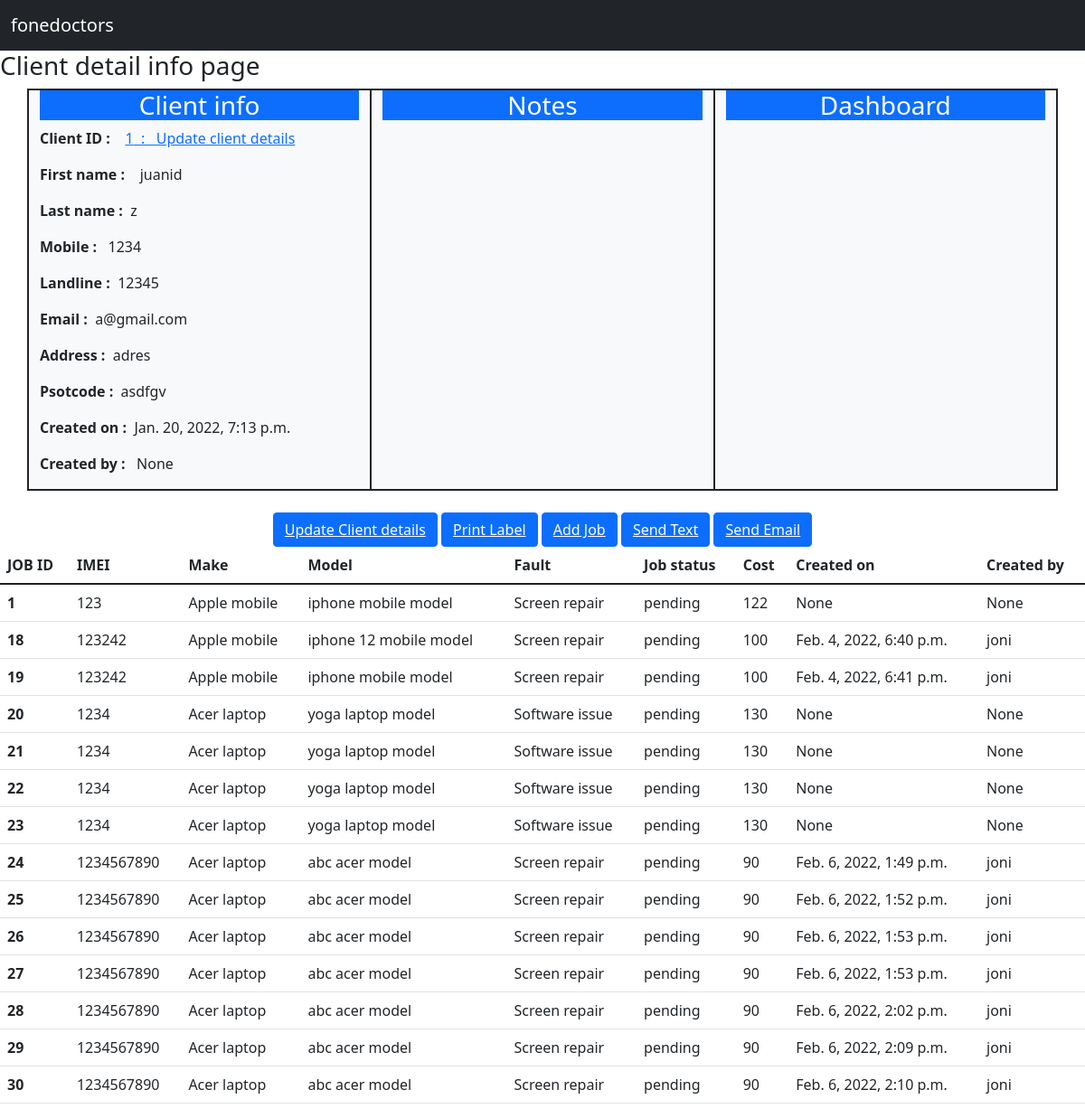
Before: /Client_detail_info/1 with the older database file.
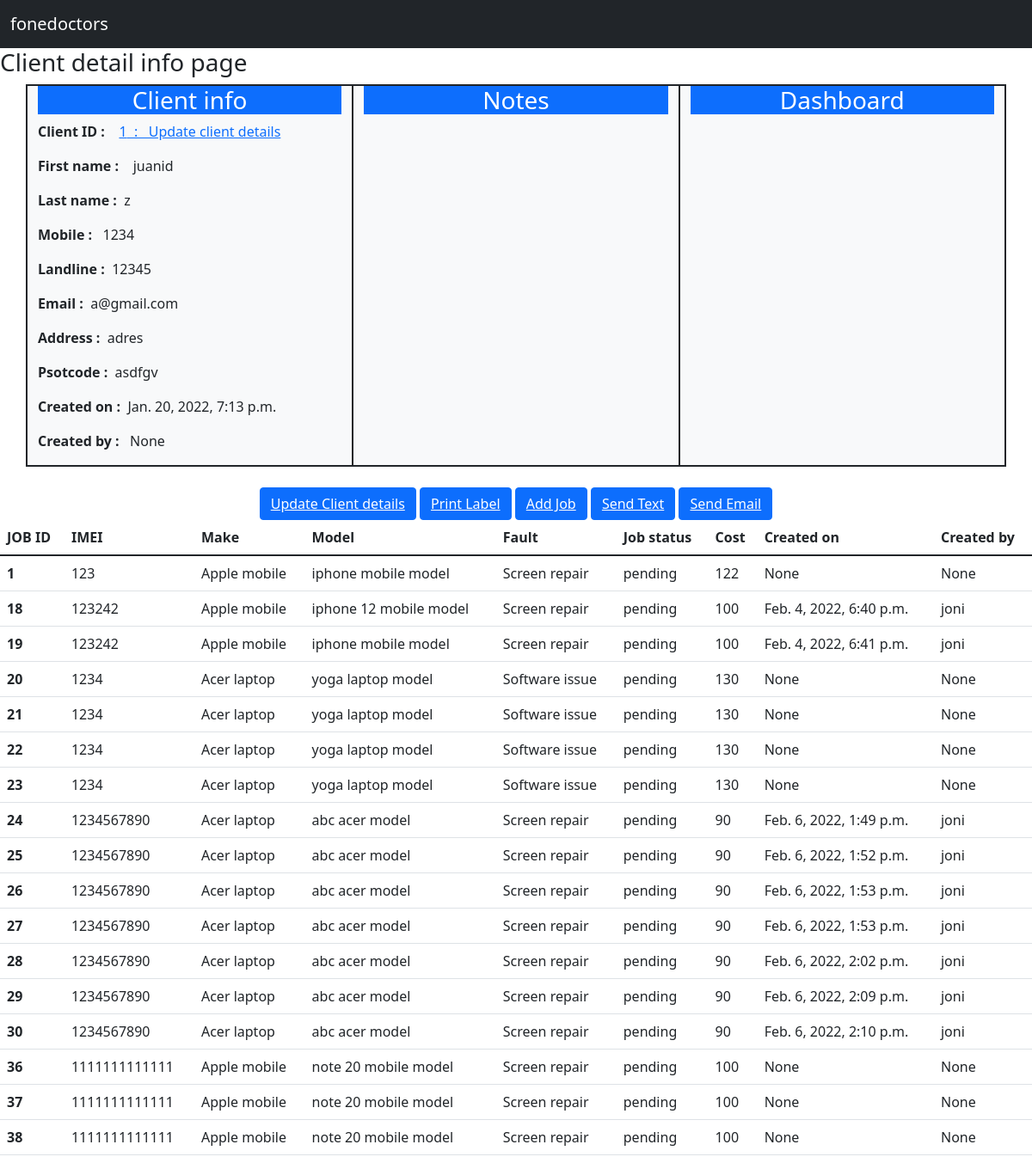
After: the same page with the newer database file.
### customer/models.py (models this page shows, shortened)
class Customer(models.Model):
    id = models.AutoField(primary_key=True)
    first_name = models.CharField(max_length=250)
    last_name = models.CharField(max_length=250)
    phone  = models.IntegerField()
    landline  = models.IntegerField()
    email = models.EmailField(max_length=250)
    address = models.CharField(max_length=250)
    postcode = models.CharField(max_length=250)
    created_date = models.DateTimeField(null=True, blank= True)#
    created_by = models.ForeignKey(User,on_delete=models.CASCADE, null=True, blank=True)

### Jobs/models.py (models this page shows, shortened)
class Jobs(models.Model):
    customer = models.ForeignKey(Customer,on_delete = models.CASCADE, related_name = 'job_customer')
    device =  models.ForeignKey(Devices,on_delete = models.CASCADE, related_name = 'job_device', null = True, blank=True)
    make = models.ForeignKey(Make,on_delete = models.CASCADE, related_name = 'job_make')
    model = models.ForeignKey(Model,on_delete = models.CASCADE, related_name = 'job_model')
    fault =  models.ForeignKey(Fault,on_delete = models.CASCADE, related_name = 'job_faults')
    description = models.TextField()
    imei = models.CharField(max_length=250)
    accessories = models.ForeignKey(Accessories,on_delete = models.CASCADE, related_name = 'job_acessories')
    sale_item = models.ForeignKey(Sale_item,on_delete = models.CASCADE, related_name = 'job_acessories')
    passcode = models.CharField(max_length=250)
    network = models.ForeignKey(Network,on_delete = models.CASCADE, related_name = 'job_network')
    cost = models.IntegerField()
    job_status = models.ForeignKey(Job_status,on_delete = models.CASCADE, related_name = 'job_job_status')
    collection_time = models.DateTimeField()
    payment_status = models.CharField(choices= PAYMENT_STATUS, max_length=250)
    created_date = models.DateTimeField(null=True, blank=True)
    created_by = models.ForeignKey(User, on_delete = models.CASCADE, null=True, blank=True)

class Make(models.Model):
    device = models.ForeignKey(Devices,on_delete=models.CASCADE, related_name='make_device')
    make = models.CharField(max_length=250)
    def __str__(self):
        return self.make

class Model(models.Model):
    make = models.ForeignKey(Make,on_delete=models.CASCADE)
    model = models.CharField(max_length=250)
    def __str__(self):
        return self.model

class Fault(models.Model):
    fault =  models.CharField(max_length=250)
    def __str__(self):
        return self.fault

class Job_status(models.Model):
    job_status =  models.CharField(max_length=250)
    def __str__(self):
        return self.job_status

### customer/views.py (the view)
# urls.py: path('Client_detail_info/<str:id>', views.Client_detail_info, name='Client_detail_info'),
def Client_detail_info(request,id):
    customer = Customer.objects.get(id=id)
    jobs = Jobs.objects.filter(customer=customer)#first cusomer is field/column from job models and 2 customer is variable from  line 46
    context = {'customer_context':customer, 'jobs_context':jobs}
    return render(request, 'Client_detail_info.html',context)

### templates/Client_detail_info.html
{% extends 'base.html' %}
{% block content %}
<h3>Client detail info page </h3>
<div class="container border border-dark">
  <div class="row">
    <div class="col border border-dark bg-light" >
      <h3 class="text-white bg-primary text-center">Client info</h3>
       <p><strong>Client ID : </strong>&nbsp;&nbsp; <a href="{% url 'update_client_details' customer_context.id %}">{{customer_context.id}}&nbsp;&nbsp;:&nbsp;&nbsp;  Update client details</a> </p>
      <p><strong>First name : </strong>&nbsp;&nbsp; {{customer_context.first_name}}</p>
      <p><strong> Last name :</strong>&nbsp;&nbsp;{{customer_context.last_name}}</p>
      <p><strong>Mobile     :</strong> &nbsp;&nbsp;{{customer_context.phone}}</p>
      <p><strong> Landline  :</strong>&nbsp;&nbsp;{{customer_context.landline}}</p>
      <p><strong> Email     :</strong>&nbsp;&nbsp;{{customer_context.email}}</p>
      <p><strong> Address   :</strong>&nbsp;&nbsp;{{customer_context.address}}</p>
      <p><strong> Psotcode  :</strong>&nbsp;&nbsp;{{customer_context.postcode}}</p>
      <p><strong>Created on :</strong>&nbsp;&nbsp;{{customer_context.created_date}}</p>
      <p><strong>Created by :</strong>&nbsp;&nbsp; {{customer_context.created_by}}</p>
    </div>
    <div class="col border border-dark bg-light" >
      <h3 class="text-white bg-primary text-center">Notes</h3>
    </div>
    <div class="col border border-dark bg-light" >
      <h3 class="text-white bg-primary text-center">Dashboard</h3>
    </div>
  </div>
</div>
<br>
<center><button  type="button" class="btn btn-primary"> <a class="text-white" href="{% url 'update_client_details' customer_context.id %}">Update Client details</a></button>
  <button type="button" class="btn btn-primary"> <a class="text-white" href="#">Print Label</a></button>
  <button type="button" class="btn btn-primary"> <a class="text-white" href="{% url 'add_direct_job' customer_context.id %}">Add Job</a></button>
  <button type="button" class="btn btn-primary"> <a class="text-white" href="#">Send Text</a></button>
  <button type="button" class="btn btn-primary"> <a class="text-white" href="#">Send Email</a></button>
</center>
    <table class="table table-hover">
      <thead>
        <tr>
          <th scope="col">JOB ID</th>
          <th scope="col">IMEI</th>
          <th scope="col">Make</th>
          <th scope="col">Model</th>
          <th scope="col">Fault</th>
          <th scope="col">Job status</th>
          <th scope="col">Cost</th>
          <th scope="col">Created on</th>
          <th scope="col">Created by </th>
        </tr>
      </thead>
      <tbody>
      {% for jobs_context in jobs_context %}
         <tr>
          <th>{{jobs_context.id}}</th>
          <td>{{jobs_context.imei}}</td>
          <td>{{jobs_context.make}}</td>
          <td>{{jobs_context.model}}</td>
          <td>{{jobs_context.fault}}</td>
          <td>{{jobs_context.job_status}}</td>
          <td>{{jobs_context.cost}}</td>
          <td>{{jobs_context.created_date}}</td>
          <td>{{jobs_context.created_by}}</td>
        </tr>
        {% endfor %}
      </tbody>
    </table>
{% endblock %}

### templates/base.html (shortened to what this page needs)
<!doctype html>
{% load static %}
<html lang="en">
  <head>
    <link href="https://cdn.jsdelivr.net/npm/bootstrap@5.1.3/dist/css/bootstrap.min.css" rel="stylesheet">
  </head>
  <body>
   {% include 'includes/header.html' %}
   {% block content %} {% endblock %}
  </body>
</html>

### templates/includes/header.html (shortened to what this page needs)
<nav class="navbar navbar-expand-lg navbar-dark bg-dark">
    <div class="container-fluid">
      <a class="navbar-brand" href="{% url 'dashboard' %}">fonedoctors</a>
    </div>
  </nav>

Changed rows visible on the page:
added Jobs: id "36", imei "1111111111111", make "Apple mobile", model "note 20 mobile model", fault "Screen repair", job_status "pending", cost "100", created_date "None", created_by "None"
added Jobs: id "37", imei "1111111111111", make "Apple mobile", model "note 20 mobile model", fault "Screen repair", job_status "pending", cost "100", created_date "None", created_by "None"
added Jobs: id "38", imei "1111111111111", make "Apple mobile", model "note 20 mobile model", fault "Screen repair", job_status "pending", cost "100", created_date "None", created_by "None"
